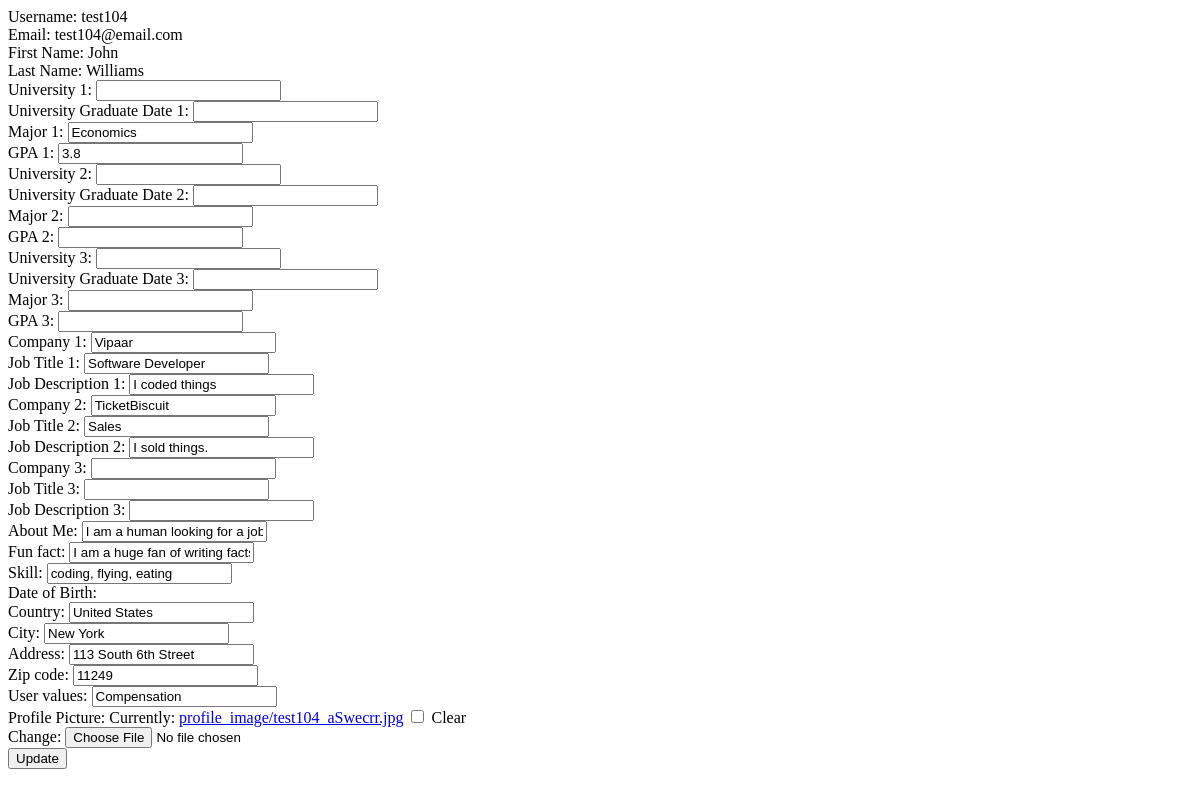
The app's page /account/update/ (signed in), older data.
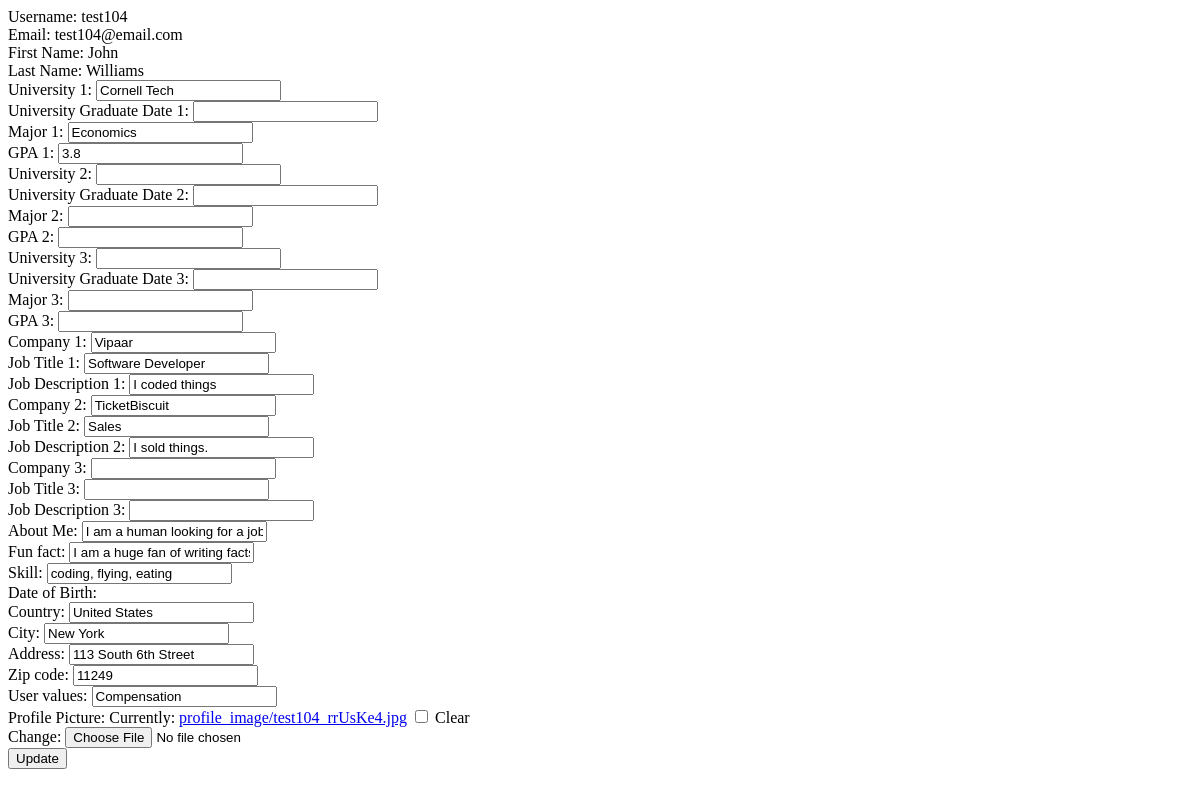
The same page, newer data.
### account/models.py (models this page shows, shortened)
class UserProfile(models.Model):
    user = models.OneToOneField(User, related_name='profile',
                                primary_key=True)
    picture = models.ImageField(upload_to=update_filename, blank=True)
    university_1 = models.CharField(max_length=30, blank=True)
    university_grad_date_1 = models.CharField(max_length=20, blank=True)
    major_1 = models.CharField(max_length=20, blank=True)
    gpa_1 = models.CharField(max_length=10, blank=True)
    university_2 = models.CharField(max_length=30, blank=True)
    university_grad_date_1 = models.CharField(max_length=20, blank=True)
    university_grad_date_2 = models.CharField(max_length=20, blank=True)
    major_2 = models.CharField(max_length=20, blank=True)
    gpa_2 = models.CharField(max_length=10, blank=True)
    university_3 = models.CharField(max_length=30, blank=True)
    university_grad_date_1 = models.CharField(max_length=20, blank=True)
    university_grad_date_3 = models.CharField(max_length=20, blank=True)
    major_3 = models.CharField(max_length=20, blank=True)
    gpa_3 = models.CharField(max_length=10, blank=True)
    company_1 = models.CharField(max_length=50, blank=True)
    job_title_1 = models.CharField(max_length=50, blank=True)
    job_desc_1 = models.CharField(max_length=200, blank=True)
    company_2 = models.CharField(max_length=50, blank=True)
    job_title_2 = models.CharField(max_length=50, blank=True)
    job_desc_2 = models.CharField(max_length=200, blank=True)
    company_3 = models.CharField(max_length=50, blank=True)
    job_title_3 = models.CharField(max_length=50, blank=True)
    job_desc_3 = models.CharField(max_length=200, blank=True)
    about_me = models.CharField(max_length=100, blank=True)
    fun_fact = models.CharField(max_length=100, blank=True)
    skill = models.CharField(max_length=100, blank=True)
    country = models.CharField(max_length=20, blank=True)
    city = models.CharField(max_length=20, blank=True)
    address = models.CharField(max_length=20, blank=True)
    zipcode = models.CharField(max_length=20, blank=True)
    user_val = models.CharField(max_length=50, blank=True)

### account/views.py (the view)
def update(request):
    userform_obj = User.objects.get(username=request.user.username)
    profile_obj = UserProfile.objects.get(user_id=userform_obj.id)
    update_success = False
    if request.method == 'POST':
        profile_form = UserProfileForm(data=request.POST)
        if profile_form.is_valid():
            profile = profile_form.save(commit=False)
            profile.user = request.user
            if 'picture' in request.FILES:
                profile.picture = request.FILES['picture']
            profile.save()
            update_success = True
        else:
            print profile_form.errors
            profile_form = UserProfileForm()
    else:
        profile_form = UserProfileForm(instance=profile_obj)
    return render(request, 'account/update.html',
                  {'profile_form': profile_form,
                   'update_success': update_success})

### account/forms.py
class UserProfileForm(forms.ModelForm):
    class Meta:
        model = UserProfile
        fields = ('picture', 'university_1', 'university_grad_date_1',
                  'major_1', 'gpa_1',
                  'university_2', 'university_grad_date_2', 'major_2', 'gpa_2',
                  'university_3', 'university_grad_date_3', 'major_3', 'gpa_3',
                  'company_1', 'job_title_1', 'job_desc_1',
                  'company_2', 'job_title_2', 'job_desc_2',
                  'company_3', 'job_title_3', 'job_desc_3',
                  'about_me', 'fun_fact', 'skill', 'country',
                  'city', 'address', 'zipcode', 'user_val')

### account/templates/account/update.html (shortened to what this page needs)
 {% load staticfiles %}
<!DOCTYPE html>
<html>
    <head>
    </head>
    <body>
                {% if update_success %}
                <strong>Your account was updated successfully.</strong>
                {% else %}
                <form id="profile_form_form" method="post" action="/account/update/"
                        enctype="multipart/form-data">{% csrf_token %}
                    Username: {{ user.username }}<br>
                    Email: {{ user.email }}<br>
                    First Name: {{ user.first_name }}<br>
                    Last Name: {{ user.last_name }}<br>
                    University 1: {{ profile_form.university_1 }}<br>
                    University Graduate Date 1: {{ profile_form.university_grad_date_1 }}<br>
                    Major 1: {{ profile_form.major_1 }}<br>
                    GPA 1: {{ profile_form.gpa_1 }}<br>
                    University 2: {{ profile_form.university_2 }}<br>
                    University Graduate Date 2: {{ profile_form.university_grad_date_2 }}<br>
                    Major 2: {{ profile_form.major_2 }}<br>
                    GPA 2: {{ profile_form.gpa_2 }}<br>
                    University 3: {{ profile_form.university_3 }}<br>
                    University Graduate Date 3: {{ profile_form.university_grad_date_3 }}<br>
                    Major 3: {{ profile_form.major_3 }}<br>
                    GPA 3: {{ profile_form.gpa_3 }}<br>
                    Company 1: {{ profile_form.company_1 }}<br>
                    Job Title 1: {{ profile_form.job_title_1 }}<br>
                    Job Description 1: {{ profile_form.job_desc_1 }}<br>
                    Company 2: {{ profile_form.company_2 }}<br>
                    Job Title 2: {{ profile_form.job_title_2 }}<br>
                    Job Description 2: {{ profile_form.job_desc_2 }}<br>
                    Company 3: {{ profile_form.company_3 }}<br>
                    Job Title 3: {{ profile_form.job_title_3 }}<br>
                    Job Description 3: {{ profile_form.job_desc_3 }}<br>
                    About Me: {{ profile_form.about_me }}<br>
                    Fun fact: {{ profile_form.fun_fact }}<br>
                    Skill: {{ profile_form.skill }}<br>
                    Date of Birth: {{ profile_form.birthday }}<br>
                    Country: {{ profile_form.country }}<br>
                    City: {{ profile_form.city }}<br>
                    Address: {{ profile_form.address }}<br>
                    Zip code: {{ profile_form.zipcode }}<br>
                    User values: {{ profile_form.user_val }}<br>
                    Profile Picture: {{profile_form.picture}}<br>
                    <input type="submit" name="submit" value="Update" />{% csrf_token %}
                </form>
                {% endif %}
    </body>
</html>

Row changes from the older to the newer data that the page shows:
changed UserProfile "Economics": university_1 (not shown) → "Cornell Tech"
Text that changed along with them:
text no longer shown: "Currently: profile_image/test104_aSwecrr.jpg Clear Change:"
text now shown: "Currently: profile_image/test104_rrUsKe4.jpg Clear Change:"
